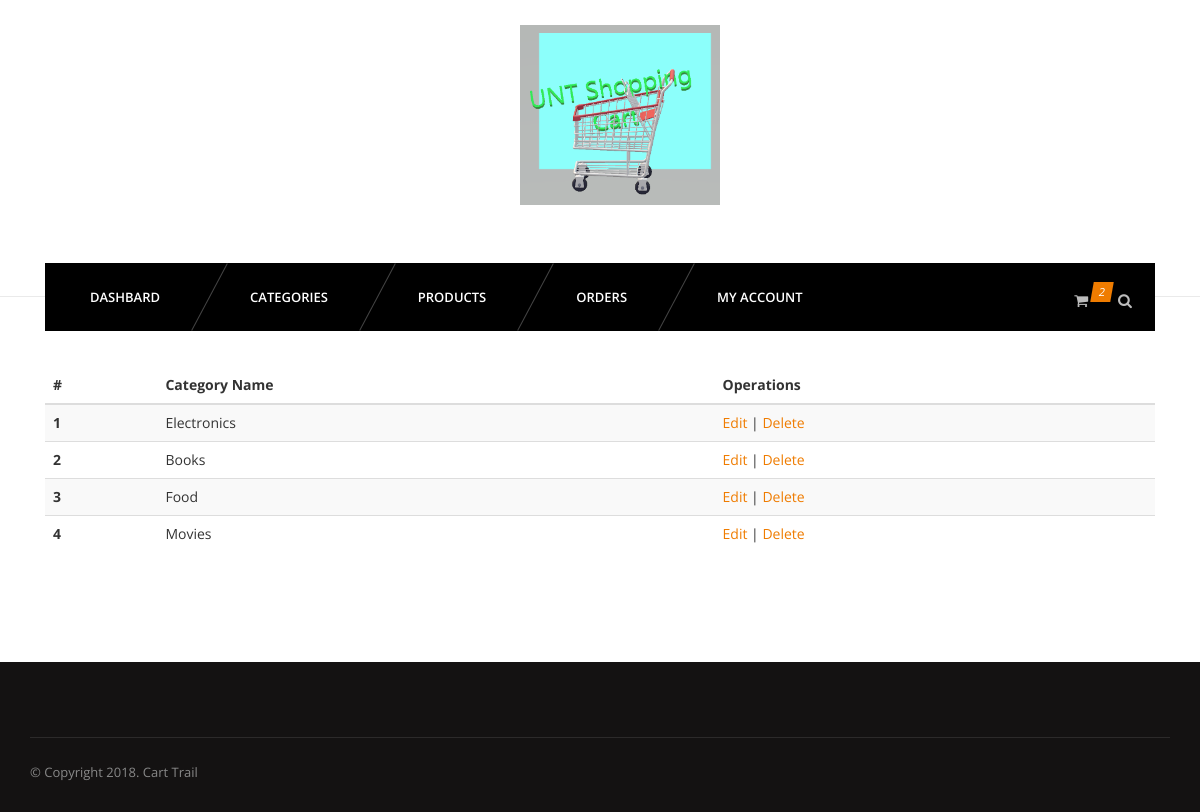
Screenshot of /admin/categories.php (signed in) with the database file from the repository.
### tables this page shows
CREATE TABLE `category` (
  `id` int(11) NOT NULL,
  `name` varchar(255) NOT NULL
);

### admin/categories.php (the view, shortened to what this page needs)
<?php include 'inc/header.php' ?>
<?php include 'inc/nav.php' ?>
<section id="content">
	<div class="content-blog">
		<div class="container">
			<table class="table table-striped">
				<thead>
					<tr>
						<th>#</th>
						<th>Category Name</th>
						<th>Operations</th>
					</tr>
				</thead>
				<tbody>
					<?php
					$sql = "SELECT * FROM category";
					$res = mysqli_query($connection, $sql);
					while ($r = mysqli_fetch_assoc($res)) {
				?>
					<tr>
						<th scope="row"><?php echo $r['id']; ?></th>
						<td><?php echo $r['name']; ?></td>
						<td><a href="editcategory.php?id=<?php echo $r['id']; ?>">Edit</a> | <a href="delcategory.php?id=<?php echo $r['id']; ?>">Delete</a></td>
					</tr>
				<?php } ?>
				</tbody>
			</table>
		</div>
	</div>
</section>
<?php include 'inc/footer.php' ?>

### css/light.css (style rules this page uses)
body { background-color:#fff; }

### rows the page displays
category: id "1", name "Electronics"
category: id "2", name "Books"
category: id "3", name "Food"
category: id "4", name "Movies"
